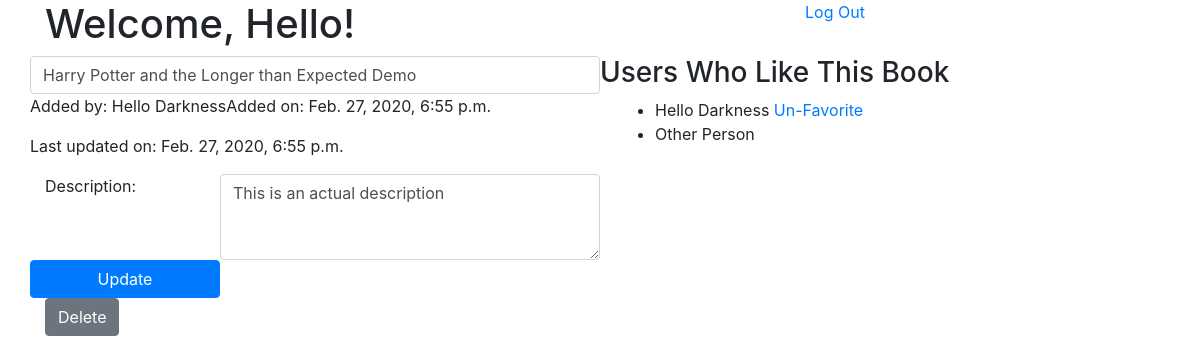
The page /books/2 (signed in) on the database its author committed.
### LogRegApp/models.py (models this page shows)
class User(models.Model):
    f_name = models.CharField(max_length=35)
    l_name = models.CharField(max_length=35)
    email = models.CharField(max_length=75)
    password = models.CharField(max_length=75)
    created_at = models.DateTimeField(auto_now_add=True)
    updated_at = models.DateTimeField(auto_now=True)
    objects = UserManager()

class Book(models.Model):
    title = models.CharField(max_length=100)
    description = models.CharField(max_length=255)
    posted_by = models.ForeignKey(
        User, related_name="books_posted", on_delete=models.CASCADE)
    liked_by = models.ManyToManyField(User, related_name="books_liked")
    created_at = models.DateTimeField(auto_now_add=True)
    updated_at = models.DateTimeField(auto_now=True)
    objects = BookManager()

### LogRegApp/views.py (the view)
# urls.py: path('books/<int:book_id>', views.one_book)
def one_book(request, book_id):
    if 'user_id' not in request.session:
        return redirect('/')
    context = {
        'logged_user': User.objects.get(id=request.session['user_id']),
        'one_book': Book.objects.get(id=book_id)
    }
    return render(request, "onebook.html", context)

### LogRegApp/templates/onebook.html (shortened to what this page needs)
<!DOCTYPE html>
<html lang="en">
<head>
    <link rel="stylesheet" href="https://stackpath.bootstrapcdn.com/bootstrap/4.4.1/css/bootstrap.min.css"
>
</head>
<body>
    <div class="container">
        <div class="row">
            <div class="col-sm-8 h1">Welcome, {{logged_user.f_name}}!</div>
            <div class="col-sm-4">
                <a href="/logout">Log Out</a>
            </div>
        </div>
        <div class="row">
            <div class="col-sm-6">
                {% if one_book.posted_by == logged_user %}
                <form action="/books/{{one_book.id}}/edit" method="POST">
                    <div class="row">
                        <input type="text" name="title" value="{{one_book.title}}" class="col-sm-12 form-control">
                    </div>
                    <div class="row">
                        <p>Added by: {{logged_user.f_name}} {{logged_user.l_name}}</p>
                        <p>Added on: {{one_book.created_at}}</p>
                        <p>Last updated on: {{one_book.updated_at}}</p>
                    </div>
                    <div class="row">
                        <label for="description" class="col-sm-4">Description:</label>
                        <textarea name="description" class="col-sm-8 form-control"
                            rows="3">{{one_book.description}}</textarea>
                    </div>
                    <div class="row">
                        <input type="submit" value="Update" class="btn btn-primary col-sm-4">
                    </div>
                </form>
                <a href="/books/{{one_book.id}}/delete"><button class="btn btn-secondary ">Delete</button></a>
                {% endif %}
            </div>
            <div class="col-sm-6">
                <div class="row">
                    <h3>Users Who Like This Book</h3>
                </div>
                <ul>
                    {% for user in one_book.liked_by.all %}
                    <li>{{user.f_name}} {{user.l_name}} {% if user == logged_user %}<a
                            href="/books/{{one_book.id}}/unfavorite">Un-Favorite</a>{% endif %}</li>
                    {% endfor %}
                </ul>
            </div>
        </div>
    </div>
</body>
</html>

### rows shown on the page
User: f_name "Hello", l_name "Darkness"
Book: title "Harry Potter and the Longer than Expected Demo", created_at "Feb. 27, 2020, 6:55 p.m.", updated_at "Feb. 27, 2020, 6:55 p.m.", description "This is an actual description"
User: f_name "Other", l_name "Person"
